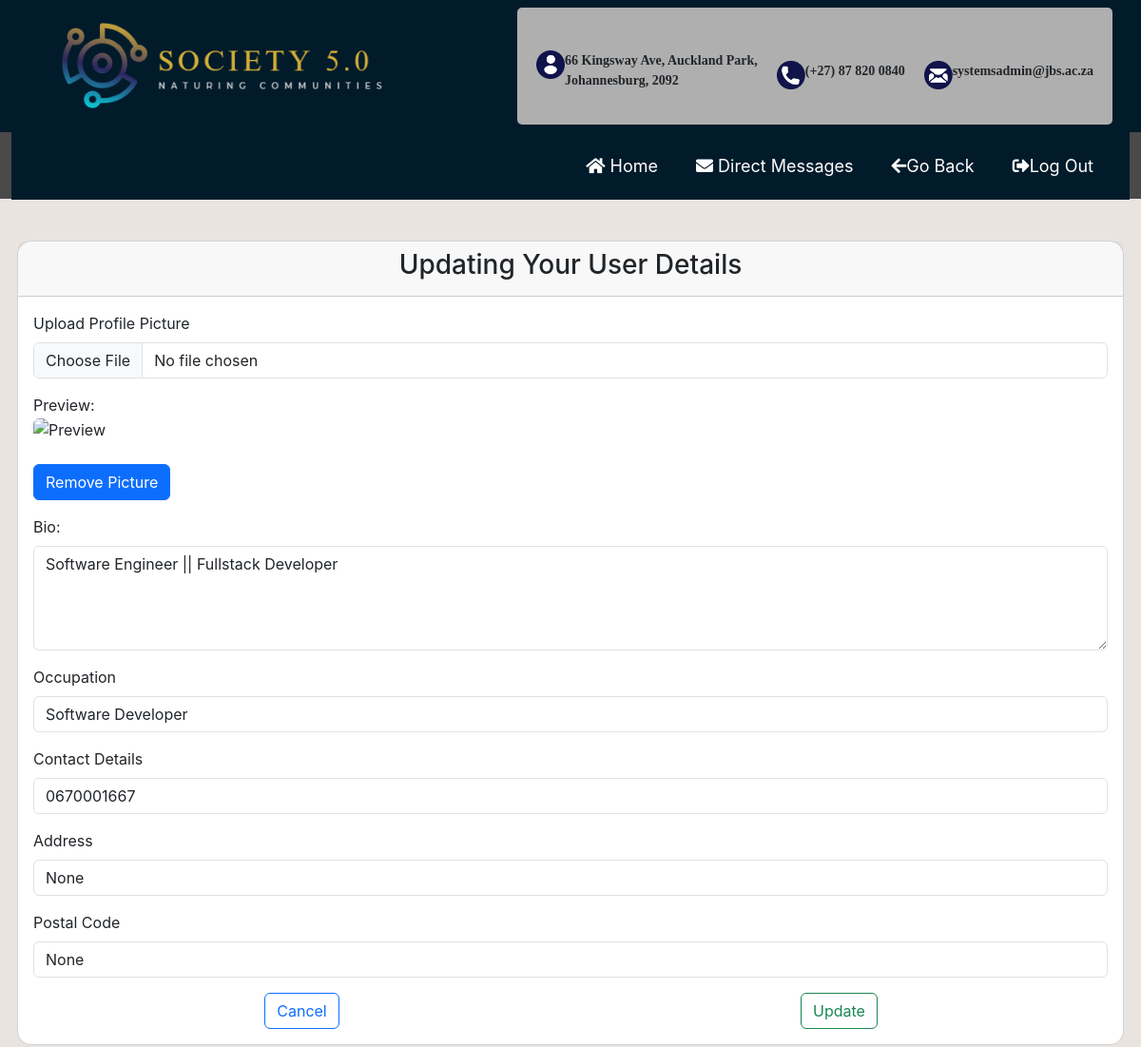
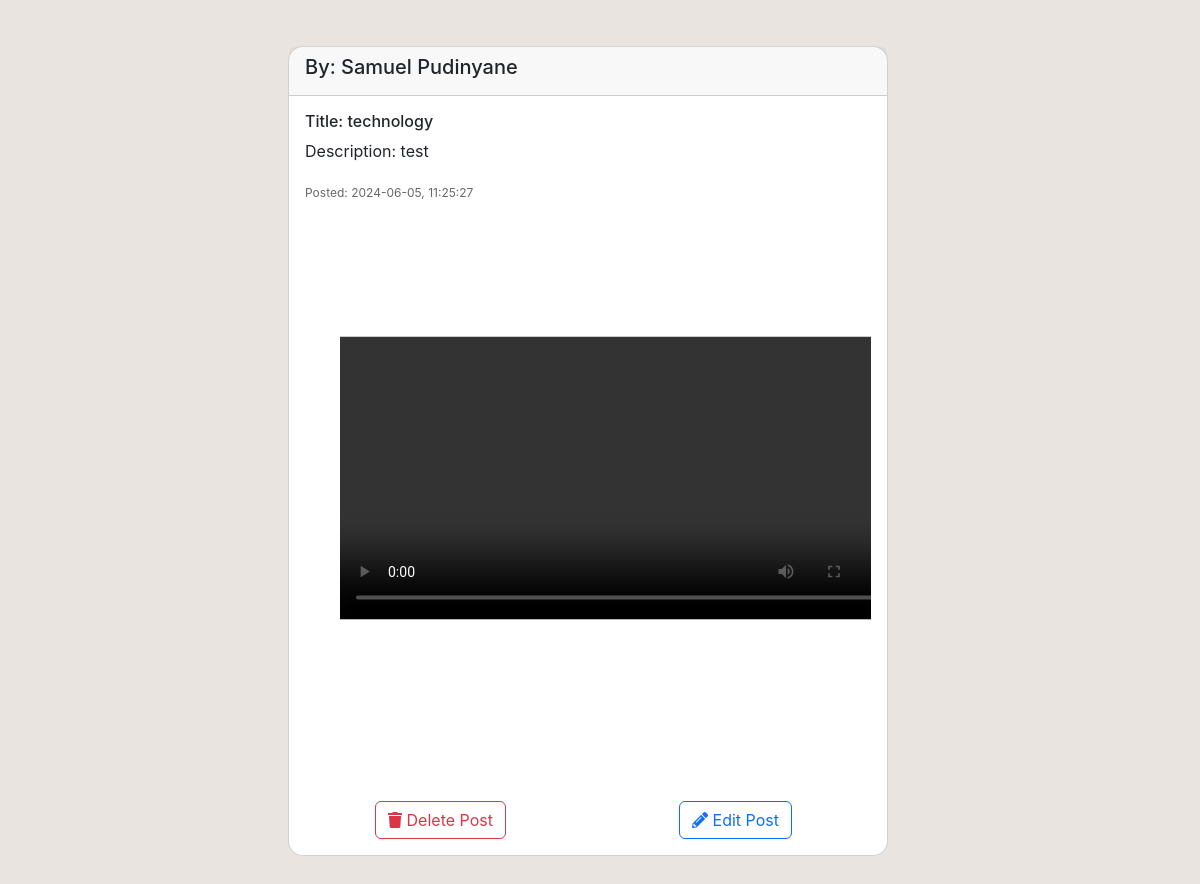
Screenshot of /userprofileEdit (signed in) with the database file from the repository (2 pictures, top to bottom).
### tables this page shows
CREATE TABLE User (
        userId INTEGER PRIMARY KEY,
        first_name TEXT NOT NULL,
        last_name TEXT NOT NULL,
        date_of_birth DATE,
        gender TEXT,
        email TEXT UNIQUE NOT NULL,
        occupation TEXT,
        bio TEXT,
        contact_details TEXT,
        home_address TEXT,
        postal_code TEXT,
        password TEXT NOT NULL,
        images TEXT
    );

CREATE TABLE Post (
        postId INTEGER PRIMARY KEY,
        user_id INTEGER,
        author TEXT NOT NULL,
        title TEXT NOT NULL,
        description TEXT NOT NULL,
        media TEXT,
        likes INTEGER DEFAULT 0,
        comments INTEGER DEFAULT 0,
        shares INTEGER DEFAULT 0,
        post_date DATE DEFAULT CURRENT_DATE,
        post_time TIME DEFAULT CURRENT_TIME,
        FOREIGN KEY (user_id) REFERENCES User(userId)
    );

### application.py (the view)
@app.route('/userprofileEdit',methods=["POST","GET"])
def userProfile():
    userId=session["user_id"]
    userdata=selectAllfromUser_with_Id(userId)
    user=selectUserInfo()
    userPosts=get_post(userId)
    if request.method=='POST':
        return render_template('post.html',user=user)
    else:
        media=[]
        if userPosts is not None:
            for item in userPosts:
                images=item['media'][1:-1].split(', ')
                images=[s.strip('"') for s in images]
                media.append(images)
                for picture_list in media:
                    item['media']=picture_list
    return render_template('userProfile.html',userPosts=userPosts,userdata=userdata,user=user)

### application.py (called while the page is built)
@app.route('/userinfo')
def selectUserInfo():
    if "email" in session:
        userEmail=session["email"]
        user=selectAllfromUser(userEmail)
        return user

### user.py (called while the page is built)
def selectAllfromUser(email):
    query="""SELECT * from User WHERE email=?"""
    conn = sqlite3.connect('blog.db')
    cursor = conn.cursor()
    try:
        cursor.execute(query,(email,))
        user = cursor.fetchone()
        if user:
            column=[column[0] for column in cursor.description]
            user_dict=dict(zip(column,user))
            user=user_dict
            return user
        else:
            return {'message':'email dont exist'}
    except sqlite3.Error as e:
        print('Error: ',e)
    finally:
        conn.close()

def selectAllfromUser_with_Id(id):
    query="""SELECT * from User WHERE userId=?"""
    conn = sqlite3.connect('blog.db')
    cursor = conn.cursor()
    try:
        cursor.execute(query,(id,))
        user = cursor.fetchone()
        if user:
            column=[column[0] for column in cursor.description]
            user_dict=dict(zip(column,user))
            user=user_dict
            return user
    except sqlite3.Error as e:
        print('Error: ',e)
    finally:
        conn.close()

def get_post(userId):
    conn = sqlite3.connect('blog.db')
    cursor = conn.cursor()
    query = "SELECT * FROM Post WHERE user_id = ?"
    cursor.execute(query, (userId,))
    posts = cursor.fetchall()
    if posts:
            column=[column[0] for column in cursor.description]
            post_list = []
            for post in posts:
                post_dict=dict(zip(column,post))
                post_list.append(post_dict)
            return post_list
    conn.close()

### templates/userProfile.html (shortened to what this page needs)
{% extends "base.html"%}
{% block buttons %}
<ul class="navbar-nav ml-auto">
  <li class="nav-item p-2">
    <a
       name=""
       type="buttton"
       class="btn btn-primary"
       href="{{ url_for('home') }}"
      >
       <i class="fas fa-home"></i>
       Home
      </a>
  </li>
  <li class="nav-item p-2">
    <a name="" type="button" class="btn btn-primary" href="{{ url_for('loadmessages') }}"><i
        class="fas fa-envelope directMessages"></i> Direct
      Messages</a>
  </li>
  <li class="nav-item p-2">
    <a class="btn btn-primary" href="{{ url_for('post') }}"><i class="fas fa-arrow-left"></i>Go Back</a>
  </li>
  <li class="nav-item p-2">
    <a class="btn btn-primary" href="{{ url_for('logout') }}"><i class="fas fa-sign-out-alt"></i>Log Out</a>
  </li>
</ul>
{% endblock buttons %}
{% block content%}
<div class="row ">
  <div class="container">
    <div class=" edit-profile">
      <div class="justify-content-center">
        <div class="card form-container">
          <div class="card-header text-center">
            <h3>Updating Your User Details</h3>
          </div>
          <div class="card-body">
            <form action="/updateUserInfo" method="POST" enctype="multipart/form-data">
              <div class="mb-3">
                <label for="photoUpload" id="profilepic" class="form-label">Upload Profile Picture</label>
                <input type="file" name="file" class="form-control" id="photoUpload" accept="image/*"
                  onchange="handleFileSelect(event)" />
              </div>
              <div id="imagePreview" class="mb-3">
                <label>Preview:</label><br>
                <img style="width:127px;" id="previewImage" src="{{userdata.images}}" class="img-fluid rounded"
                  alt="Preview" /><br><br>
                  <a class="btn btn-primary" href="{{url_for('deleteProfile_picture')}}">Remove Picture</a>
              </div>
              <div class="mb-3">
                <label for="bio" class="form-label">Bio:</label>
                <textarea id="bio" name="bio" class="form-control" rows="4"
                  placeholder="Enter your bio here...">{{userdata.bio}}</textarea>
              </div>
              <div class="mb-3">
                <label for="occupation" class="form-label">Occupation</label>
                <input type="text" class="form-control" id="occupation" name="occupation"
                  placeholder="Enter your occupation" value="{{userdata.occupation}}" />
              </div>
              <div class="mb-3">
                <label for="contact" class="form-label">Contact Details</label>
                <input type="tel" class="form-control" id="contact" name="contact"
                  placeholder="Enter your contact number" required value="{{userdata.contact_details}}" />
              </div>
              <div class="mb-3">
                <label for="address" class="form-label">Address</label>
                <input type="text" class="form-control" id="address" name="address" placeholder="Enter your address"
                  required value="{{userdata.home_address}}" />
              </div>
              <div class="mb-3">
                <label for="postalCode" class="form-label">Postal Code</label>
                <input type="text" class="form-control" id="postalCode" name="postalCode"
                  placeholder="Enter your postal code" required value="{{userdata.postal_code}}" />
              </div>
              <div class="conatiner">
                <div class="row">
                  <div class="editProfileButtons">
                    <div class="text-center col-md-6">
                      <a class="btn btn-outline-primary" href="{{url_for('post')}}">Cancel</a>
                    </div>
                    <div class="text-center col-md-6">
                      <button type="submit" class="btn btn-outline-success">
                        Update
                      </button>
                    </div>
                  </div>
                </div>
              </div>
          </div>
        </div>
      </div>
    </div>
  </div>
  <br><br>
  <div class="row">
    <div class="container mt-5 edit-profile">
      {% if userPosts is not none and userPosts|length > 0 %}
        {% for item in userPosts %}
          <div class="card content-container fixed-width-card">
            <div class="card-header">
              <h5 id="fullName">By: {{ item.author }}</h5>
            </div>
            <div class="card-body">
              <h6 id="title">Title: {{ item.title }}</h6>
              <p id="description">Description: {{ item.description }}</p>
              <small class="datePosted">Posted: {{ item.post_date }}, {{ item.post_time }}</small>
              <div class="swiper">
                <div class="swiper-wrapper">
                  {% for data in item.media %}
                    <div class="swiper-slide">
                      {% if data.endswith('.mp4') %}
                        <video controls onclick="openVideo('../{{ data }}')">
                          <source src="../{{ data }}" type="video/mp4" />
                        </video>
                      {% else %}
                        <img src="../{{ data }}" alt="image" />
                      {% endif %}
                    </div>
                  {% endfor %}
                </div>
              </div>
              <div class="ProfileEditButtons">
                <div class="container mt-5">
                  <div class="row">
                    <div class="col-md-6 text-center">
                      <form action="{{ url_for('deletePost', postid=item.postId) }}" method="post">
                        <button type="submit" class="btn btn-outline-danger">
                          <i class="fas fa-trash"></i> Delete Post
                        </button>
                      </form>
                    </div>
                    <div class="col-md-6 text-center">
                      <form action="{{ url_for('updatePost', postid=item.postId) }}" method="post">
                        <button type="submit" class="btn btn-outline-primary">
                          <i class="fa fa-pencil-alt"></i> Edit Post
                        </button>
                      </form>
                    </div>
                  </div>
                </div>
              </div>
            </div>
          </div>
        {% endfor %}
      {% endif %}
    </div>
  </div>
</div>
{%endblock content%}

### static/css/style.css (style rules this page uses)
body { font-family:'Inter'; padding: 10px; margin: 10px; background-color: #e9e4e0; justify-content: space-evenly; }
.edit-profile { margin-top: 20%; }
.card { margin-top: 15%; border-radius:15px; width:100% ; }
.fixed-width-card { width: 100%; max-width: 600px; margin: 0 auto; }
.ProfileEditButtons { width: 100%; }
.content-container { box-sizing: border-box; margin: 0 auto; width: 100% ; }
.swiper-wrapper { width: max-content; }
.swiper { text-align: center; width: 100%; }
.container { margin: 0 auto; justify-content: center; align-items: center; padding: 0; }
.swiper-slide { width: 640px; height: 550px; position: relative; overflow: hidden; margin:auto 35px; }
.swiper-slide video, .swiper-slide img { width: 100%; height: auto; position: absolute; top: 50%; left: 50%; transform: translate(-50%, -50%); }
.container { padding: 0; }
.datePosted { color: rgb(103, 103, 103); font-size: 12px; }
.directMessages { animation: flash 1s infinite alternate, changeColor 1s infinite; text-decoration: none; }
.editProfileButtons { display: flex; justify-content: space-around; }
.navbar-nav { justify-content: space-around; line-height: .025em; }
ul li .btn-primary { background-color: unset; border: unset; font-size: large; }
ul .nav-item { line-height: .05em; }

### rows the page displays
User: bio "Software Engineer || Fullstack Developer", occupation "Software Developer", contact "0670001667", address "None", postalCode "None"
Post: author "Samuel Pudinyane", title "technology", description "test", post_date "2024-06-05", post_time "11:25:27"
